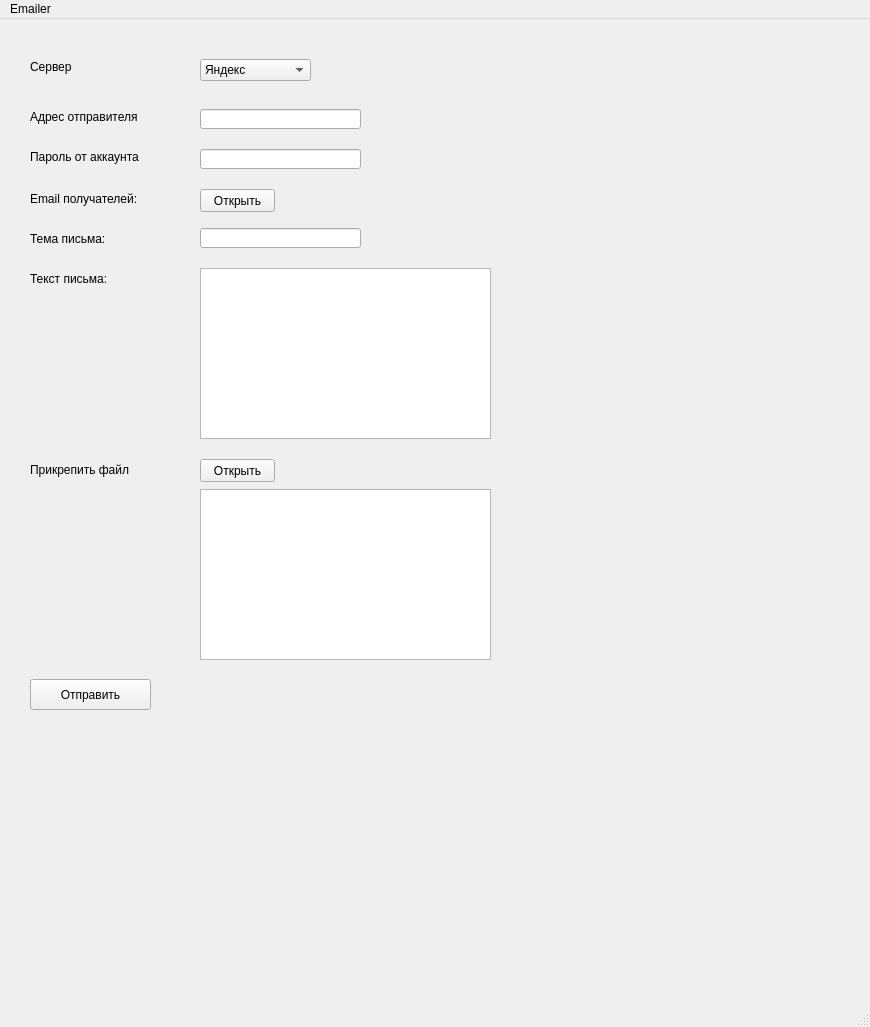
<?xml version="1.0" encoding="UTF-8"?>
<ui version="4.0">
 <class>MainWindow</class>
 <widget class="QMainWindow" name="MainWindow">
  <property name="geometry">
   <rect>
    <x>0</x>
    <y>0</y>
    <width>870</width>
    <height>1027</height>
   </rect>
  </property>
  <property name="windowTitle">
   <string>MainWindow</string>
  </property>
  <widget class="QWidget" name="centralwidget">
   <widget class="QPushButton" name="send_email">
    <property name="geometry">
     <rect>
      <x>30</x>
      <y>660</y>
      <width>121</width>
      <height>31</height>
     </rect>
    </property>
    <property name="text">
     <string>Отправить</string>
    </property>
   </widget>
   <widget class="QLabel" name="label">
    <property name="geometry">
     <rect>
      <x>30</x>
      <y>170</y>
      <width>151</width>
      <height>20</height>
     </rect>
    </property>
    <property name="text">
     <string>Email получателей:</string>
    </property>
   </widget>
   <widget class="QLabel" name="label_2">
    <property name="geometry">
     <rect>
      <x>30</x>
      <y>210</y>
      <width>121</width>
      <height>20</height>
     </rect>
    </property>
    <property name="text">
     <string>Тема письма:</string>
    </property>
   </widget>
   <widget class="QLineEdit" name="Header_email">
    <property name="geometry">
     <rect>
      <x>200</x>
      <y>209</y>
      <width>161</width>
      <height>20</height>
     </rect>
    </property>
    <property name="text">
     <string/>
    </property>
   </widget>
   <widget class="QTextEdit" name="text_email">
    <property name="geometry">
     <rect>
      <x>200</x>
      <y>249</y>
      <width>291</width>
      <height>171</height>
     </rect>
    </property>
   </widget>
   <widget class="QLabel" name="label_3">
    <property name="geometry">
     <rect>
      <x>30</x>
      <y>250</y>
      <width>121</width>
      <height>20</height>
     </rect>
    </property>
    <property name="text">
     <string>Текст письма:</string>
    </property>
   </widget>
   <widget class="QLabel" name="label_4">
    <property name="geometry">
     <rect>
      <x>30</x>
      <y>40</y>
      <width>101</width>
      <height>16</height>
     </rect>
    </property>
    <property name="text">
     <string>Сервер</string>
    </property>
   </widget>
   <widget class="QComboBox" name="server_selection">
    <property name="geometry">
     <rect>
      <x>200</x>
      <y>40</y>
      <width>111</width>
      <height>22</height>
     </rect>
    </property>
    <item>
     <property name="text">
      <string>Яндекс</string>
     </property>
    </item>
    <item>
     <property name="text">
      <string>Google</string>
     </property>
    </item>
    <item>
     <property name="text">
      <string>Mail.ru</string>
     </property>
    </item>
   </widget>
   <widget class="QLabel" name="label_5">
    <property name="geometry">
     <rect>
      <x>30</x>
      <y>90</y>
      <width>151</width>
      <height>16</height>
     </rect>
    </property>
    <property name="text">
     <string>Адрес отправителя</string>
    </property>
   </widget>
   <widget class="QLineEdit" name="email_from">
    <property name="geometry">
     <rect>
      <x>200</x>
      <y>90</y>
      <width>161</width>
      <height>20</height>
     </rect>
    </property>
   </widget>
   <widget class="QLabel" name="label_6">
    <property name="geometry">
     <rect>
      <x>30</x>
      <y>130</y>
      <width>141</width>
      <height>16</height>
     </rect>
    </property>
    <property name="text">
     <string>Пароль от аккаунта</string>
    </property>
   </widget>
   <widget class="QLineEdit" name="user_password">
    <property name="geometry">
     <rect>
      <x>200</x>
      <y>130</y>
      <width>161</width>
      <height>20</height>
     </rect>
    </property>
   </widget>
   <widget class="QLabel" name="label_7">
    <property name="geometry">
     <rect>
      <x>30</x>
      <y>440</y>
      <width>141</width>
      <height>21</height>
     </rect>
    </property>
    <property name="text">
     <string>Прикрепить файл</string>
    </property>
   </widget>
   <widget class="QPushButton" name="attach_file">
    <property name="geometry">
     <rect>
      <x>200</x>
      <y>440</y>
      <width>75</width>
      <height>23</height>
     </rect>
    </property>
    <property name="text">
     <string>Открыть</string>
    </property>
   </widget>
   <widget class="QTextEdit" name="files_to_be_send">
    <property name="geometry">
     <rect>
      <x>200</x>
      <y>470</y>
      <width>291</width>
      <height>171</height>
     </rect>
    </property>
   </widget>
   <widget class="QPushButton" name="email_to">
    <property name="geometry">
     <rect>
      <x>200</x>
      <y>170</y>
      <width>75</width>
      <height>23</height>
     </rect>
    </property>
    <property name="text">
     <string>Открыть</string>
    </property>
   </widget>
  </widget>
  <widget class="QMenuBar" name="menubar">
   <property name="geometry">
    <rect>
     <x>0</x>
     <y>0</y>
     <width>870</width>
     <height>21</height>
    </rect>
   </property>
   <widget class="QMenu" name="menuEmailer">
    <property name="title">
     <string>Emailer</string>
    </property>
    <addaction name="separator"/>
   </widget>
   <addaction name="menuEmailer"/>
  </widget>
  <widget class="QStatusBar" name="statusbar"/>
 </widget>
 <resources/>
 <connections/>
</ui>
